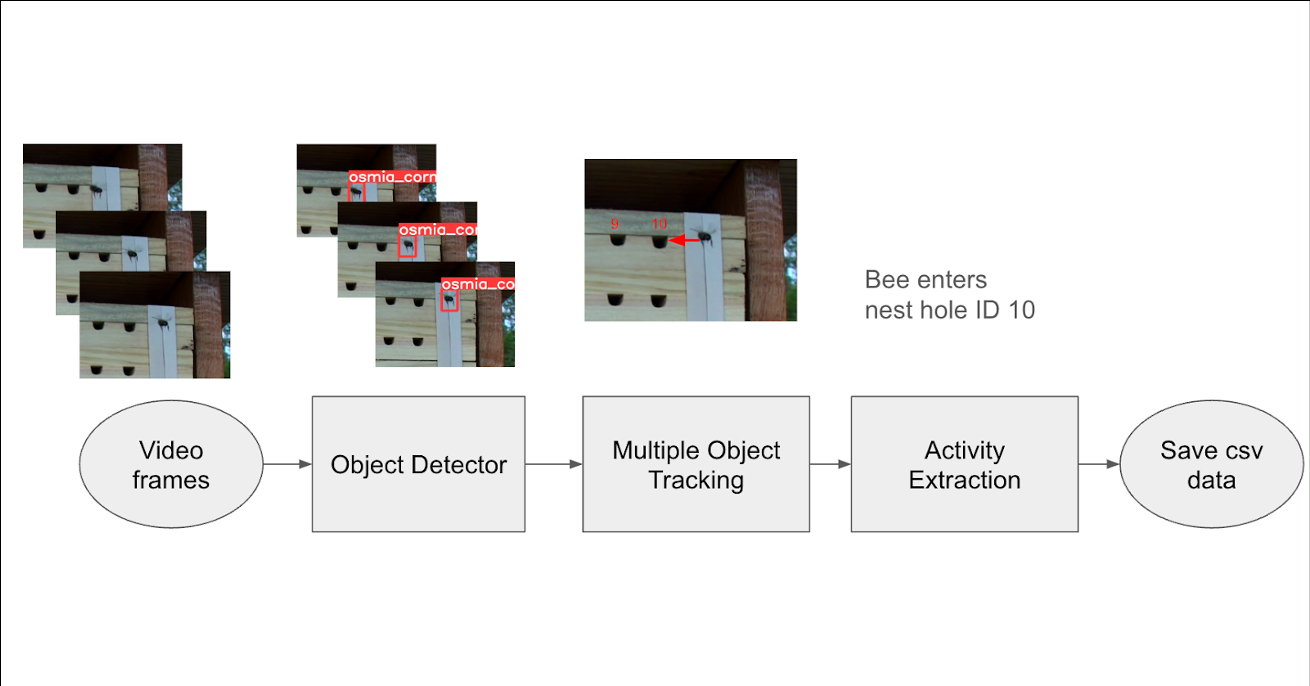
#> input picture src/beemonitor_software.png, 1310 x 686 px
$ python -i sample_label.py   (imports and definitions only)
#> lines starting #> are read from the running program, lines starting #| are printed output that depends on the picture
"""Sample and pre-label a clip in one pass: motion proposes, a detector confirms.

Frame sampling used to keep every Nth frame, then the most-moving frames at
320 px; calibration on real clips (memory/38 §4.5) showed why neither works:

* a bee at 320 px is 3-10 px and a 3x3 open erased it;
* the burned-in clock changes every second and triggered on every clip;
* a hand on the lens, wind in grass and sun/shadow flicker out-score bees;
* a sitting insect barely moves, so motion alone never picks it.

So motion only *proposes* candidates (cheap, computed while decoding) and a
detector (SAM 3 on the GPU) *confirms* them. And because SAM 3 prompted "bee"
also boxes every mud-plugged nest hole on a bee hotel, a detection counts —
and is kept as a pre-label — only if it overlaps something that moved in that
frame. Plugs never move; a sitting insect shifts a little and stays.

Decoding is ``cv2.VideoCapture`` in sequential order, the same decoder and
order the web app's editor uses, so a frame number here is the same frame
there. Nothing in this module touches S3 or the GPU; callers pass a clip path
and a ``detect_fn`` (see ``sagemaker_backend/inference.py``).
"""

from __future__ import annotations

import hashlib
import heapq
import logging
from dataclasses import dataclass, field
from typing import Callable, Iterable, List, Optional, Sequence

import numpy as np

logger = logging.getLogger(__name__)


@dataclass(frozen=True)
class MotionConfig:
    """Motion-proposal settings, calibrated on 13 clips from 7 cameras."""
    width: int = 640               # ROI crop is scored at this width
    blob_min: int = 12             # bee-sized blob area, px at `width`
    blob_max: int = 2000
    handling: float = 0.20         # > this share of the ROI moving = hand/lighting
    clock_box: tuple = (0.0, 0.0, 0.35, 0.05)   # burned-in clock (x1, y1, x2, y2), full frame
    warmup_s: float = 1.0          # background model settles
    history: int = 300             # MOG2
    var_threshold: int = 16
    near_s: float = 0.5            # a box counts as moving if motion touched it within this


@dataclass
class Candidate:
    n: int                          # frame number (sequential decode index)
    score: int                      # bee-sized moving blobs in the ROI
    frame: np.ndarray               # full-resolution BGR
    blobs: list = field(default_factory=list)   # [(x1, y1, x2, y2)] full-frame px
    near: list = field(default_factory=list)    # blobs from frames within cfg.near_s


@dataclass
class ClipScan:
    fps: float
    width: int
    height: int
    frames: int
    scores: List[int]               # per frame
    candidates: List[Candidate]
    start: int = 0                  # first frame scanned (a window's start)


def _roi_px(roi, w, h):
    x1, y1, x2, y2 = roi or (0.0, 0.0, 1.0, 1.0)
    x1, x2 = sorted((max(0.0, min(1.0, x1)), max(0.0, min(1.0, x2))))
    y1, y2 = sorted((max(0.0, min(1.0, y1)), max(0.0, min(1.0, y2))))
    px1, py1 = int(x1 * w), int(y1 * h)
    return px1, py1, max(px1 + 2, int(x2 * w)), max(py1 + 2, int(y2 * h))


def _open(path):
    import cv2
    params = []
    if hasattr(cv2, "CAP_PROP_N_THREADS"):
        # One decode thread per clip: the caller runs several clips at once and
        # the box must keep a core free to answer health checks (memory/38 §3).
        params = [cv2.CAP_PROP_N_THREADS, 1]
    try:
        cap = cv2.VideoCapture(path, cv2.CAP_FFMPEG, params) if params else cv2.VideoCapture(path)
    except Exception:
        cap = cv2.VideoCapture(path)
    if not cap.isOpened():
        raise ValueError("could not open video")
    return cap


def scan_window(total_frames: int, fps: float, window_s: Optional[float], seed: str = "") -> tuple:
    """``(start, length)`` in frames: one ``window_s`` stretch of the clip,
    placed by ``seed`` (the same clip always gets the same stretch, different
    clips land at different times). No window, or a clip shorter than it: the
    whole clip, ``(0, None)``."""
    if not window_s or window_s <= 0 or total_frames <= 0:
        return 0, None
    length = int(round(window_s * (fps or 25.0)))
    if length >= total_frames:
        return 0, None
    digest = hashlib.sha256((seed or "").encode("utf-8")).digest()
    fraction = int.from_bytes(digest[:8], "big") / float(1 << 64)
    return int(fraction * (total_frames - length)), length


def scan_clip(path: str, *, candidates: int = 30, spread: Optional[int] = None,
              min_gap_s: float = 0.5, roi=None, polygon=None,
              cfg: MotionConfig = MotionConfig(), window_s: Optional[float] = None,
              seed: str = "") -> ClipScan:
    """Decode once; score motion per frame; keep candidate frames in memory.

    The clip is cut into ``min_gap_s`` windows and each window offers its
    busiest frame; candidates are the ``candidates`` busiest of those, plus
    ``spread`` evenly spaced frames (default ``ceil(candidates / 4)``) so a
    sitting insect is still checked. Taking the top frames first and spacing
    them after (the first live version) kept one burst: a 2-minute clip moving
    in 2,268 frames gave 8 candidates.
    Memory is bounded: at most ``2 * candidates + spread + 1`` frames are held.

    ``window_s`` scans only that long a stretch (see ``scan_window``): decoding
    is the whole cost, so a 1-minute window costs a tenth of a 10-minute clip.
    Frame numbers stay the clip's own; ``scores`` cover the window.
    """
    import cv2

    cap = _open(path)
    fps = cap.get(cv2.CAP_PROP_FPS) or 25.0
    total_hint = int(cap.get(cv2.CAP_PROP_FRAME_COUNT) or 0)
    start, length = scan_window(total_hint, fps, window_s, seed)
    if start:
        cap.set(cv2.CAP_PROP_POS_FRAMES, start)
        if int(cap.get(cv2.CAP_PROP_POS_FRAMES) or 0) != start:
            # The seek missed: step there instead, so frame numbers stay exact.
            cap.release()
            cap = _open(path)
            for _ in range(start):
                if not cap.grab():
                    break
    span = length if length is not None else max(0, total_hint - start)
    warmup = start + int(round(fps * cfg.warmup_s))
    spread = (candidates + 3) // 4 if spread is None else spread
    spread_at = set()
    if spread and start + span > warmup:
        usable = start + span - warmup
        spread_at = {warmup + int((j + 0.5) * usable / spread) for j in range(spread)}

    mog = cv2.createBackgroundSubtractorMOG2(cfg.history, cfg.var_threshold, False)
    gap = max(1, int(round(min_gap_s * fps)))
    keep = 2 * candidates           # window bests can sit < gap apart; spacing drops some
    heap: list = []                 # min-heap of (score, -n, n): window bests
    held: dict = {}                 # n -> Candidate (heap members, window best, spread)
    best = None                     # (score, n) of the open window
    scores: List[int] = []
    blob_log: List[list] = []

    # [12 lines left out: function close_window, not called in this run]
    width = height = 0
    geom = None

    n = start
    try:
        while length is None or n < start + length:
            ok, frame = cap.read()
#> frame is the input picture: shape (686, 1310, 3); mean B, G, R 229.5, 230.2, 230.7
            if not ok:
                break
            if geom is None:
                height, width = frame.shape[:2]
#> height = 686; width = 1310
                rx1, ry1, rx2, ry2 = _roi_px(roi, width, height)
#> rx1 = 0; ry1 = 0; rx2 = 1310; ry2 = 686
                scale = cfg.width / float(rx2 - rx1)
#> scale = 0.489
                out_h = max(2, int(round((ry2 - ry1) * scale)))
#> out_h = 335
                cx1, cy1, cx2, cy2 = _roi_px(cfg.clock_box, width, height)
#> cx1 = 0; cy1 = 0; cx2 = 458; cy2 = 34
                mask = None
                if polygon:
                    mask = np.zeros((out_h, cfg.width), np.uint8)
                    pts = np.array([[(px * width - rx1) * scale, (py * height - ry1) * scale]
                                    for px, py in polygon], np.int32)
                    cv2.fillPoly(mask, [pts], 255)
                geom = (rx1, ry1, rx2, ry2, scale, out_h, cx1, cy1, cx2, cy2, mask)
            rx1, ry1, rx2, ry2, scale, out_h, cx1, cy1, cx2, cy2, mask = geom

            # Grey first, then shrink: one channel to resize instead of three
            # (~25% faster per frame). cvtColor returns a new image, so masking
            # the clock never touches the frame that may be saved.
            crop = cv2.cvtColor(frame[ry1:ry2, rx1:rx2], cv2.COLOR_BGR2GRAY)
            kx1, ky1 = max(cx1, rx1) - rx1, max(cy1, ry1) - ry1        # clock, in crop coords
#> kx1 = 0; ky1 = 0
            kx2, ky2 = min(cx2, rx2) - rx1, min(cy2, ry2) - ry1
#> kx2 = 458
            if kx2 > kx1 and ky2 > ky1:
                crop[ky1:ky2, kx1:kx2] = 0
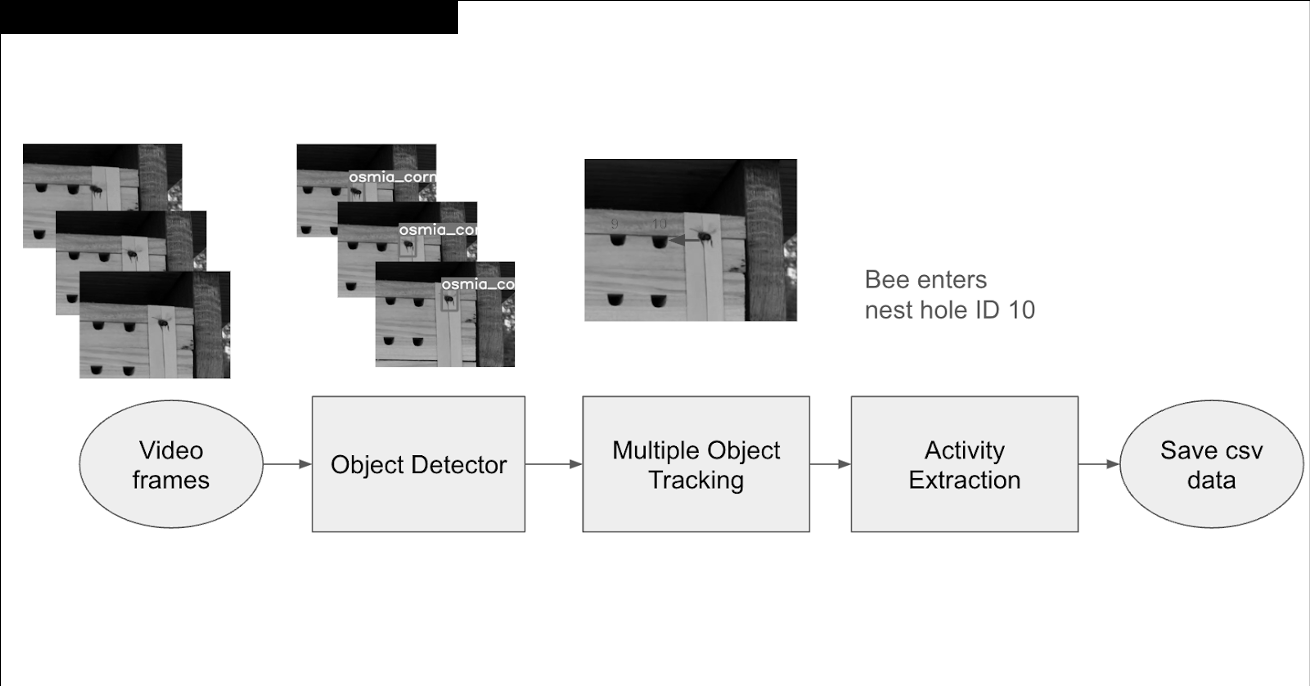
#> crop: shape (686, 1310); min 0, max 255, mean 226
            gray = cv2.resize(crop, (cfg.width, out_h), interpolation=cv2.INTER_AREA)
            fg = mog.apply(gray)
#> fg: shape (335, 640); every value is 255

            score, blobs = 0, []
            if n >= warmup:
                if mask is not None:
                    fg = cv2.bitwise_and(fg, mask)
                if np.count_nonzero(fg) <= cfg.handling * fg.size:      # not a hand / light change
                    count, _lab, stats, _c = cv2.connectedComponentsWithStats(
                        (fg > 0).astype(np.uint8), 8)
                    for k in range(1, count):
                        x, y, w, h, area = stats[k]
                        if cfg.blob_min <= area <= cfg.blob_max:
                            blobs.append((rx1 + x / scale, ry1 + y / scale,
                                          rx1 + (x + w) / scale, ry1 + (y + h) / scale))
                    score = len(blobs)
            scores.append(score)
            blob_log.append(blobs)

            if n in spread_at:
                held[n] = Candidate(n, score, frame, blobs)
            if n >= warmup and (n - warmup) % gap == 0:
                close_window()
                best = None
            if score > 0 and (best is None or score > best[0]):
                if best is not None and best[1] not in spread_at:
                    held.pop(best[1], None)
                best = (score, n)
                held.setdefault(n, Candidate(n, score, frame, blobs))
            n += 1
        close_window()
    finally:
        cap.release()

    chosen: list = []
    for _score, _neg, idx in sorted(heap, reverse=True):
        if len(chosen) >= candidates:
            break
        if all(abs(idx - c) >= gap for c in chosen):
            chosen.append(idx)
    for idx in sorted(spread_at):
        if idx in held and idx not in chosen:
            chosen.append(idx)
    near = max(0, int(round(cfg.near_s * fps)))
    picked = [held[i] for i in sorted(chosen) if i in held]
    for c in picked:
        c.near = [b for m in range(max(start, c.n - near), min(n, c.n + near + 1))
                  for b in blob_log[m - start]]
    return ClipScan(fps=fps, width=width, height=height, frames=n - start, scores=scores,
                    candidates=picked, start=start)


# [95 lines left out: functions _overlaps, moving_detections, drop_contained, pick_frames, motion_profile, sample_label_clip, not called in this run]

>>> result = scan_clip('../../beemonitor_software.png')
